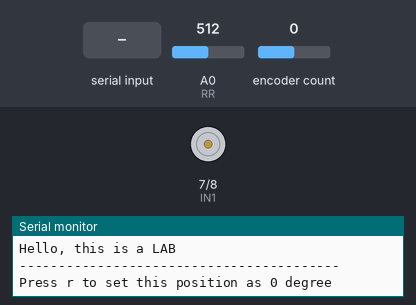
Recording of a sketch running on a simulated Arduino Uno, built with avr-gcc and run on an emulated ATmega328P. On the bench: motor-driver pin pairs drawn as motors (green arrow = first pin HIGH = forward, orange = second pin HIGH = backward, longer = more drive, scaled by the enable pin), the last lines printed to the serial monitor. The inputs (shaded band) are chosen by the test bench; at power-on: A0 (RR) = 512, encoder count 0.

Above: at 0.8 s.
0.9 s: "r" received over Serial
At 1.9 s:
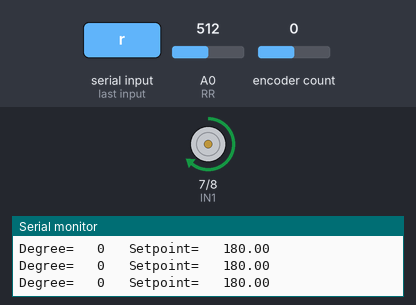
2.5 s: A0 (RR) set to 0
At 3.6 s:
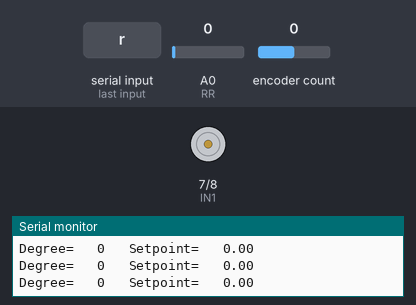
4.0 s: encoder count set to -1
At 5.0 s:
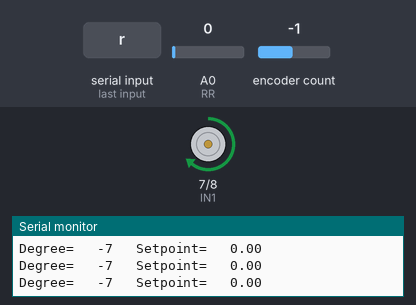
5.5 s: encoder count set to 3
At 6.1 s:
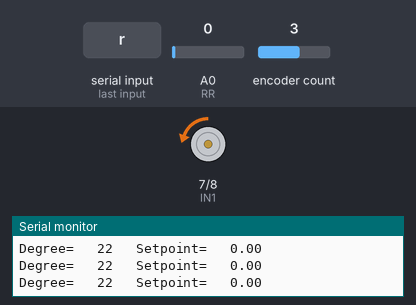
7.0 s: A0 (RR) set to 57
At 8.4 s:
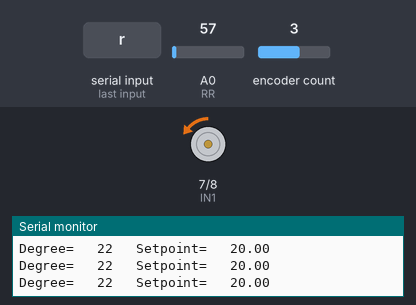
10.0 s: A0 (RR) set to 63
At 10.6 s:
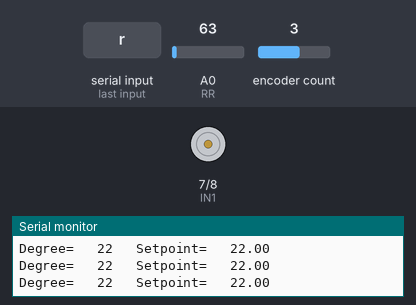
Timing chart, 0 to 13.0 s (numbered marks = the images above; inputs shaded):
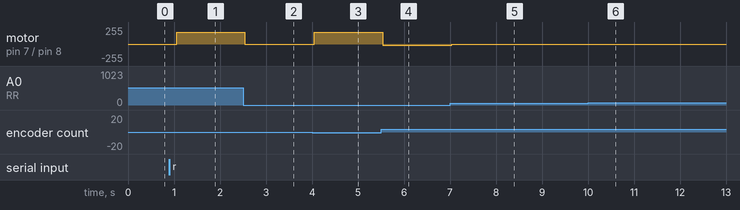

The sketch:

ControlPosition_potentiometer.ino
```cpp
#include <Encoder.h>
#define IN1 7
#define IN2 8
#define ENA 5
#define RR A0


Encoder motor(2,3); //2 interrupt pins
const int oneRev=194;
long currentPos=0;
char calibButton=0;

void setup() {
  pinMode(IN1,OUTPUT);
  pinMode(IN2,OUTPUT);
  pinMode(ENA,OUTPUT);
  pinMode(RR,INPUT);
  Serial.begin(9600);
  Serial.println("Hello, this is a LAB");
  Serial.println("-----------------------------------------");
  Serial.println("Press r to set this position as 0 degree");
  while (true)
  {
      calibButton=Serial.read();
      if (calibButton=='r')
      {
          motor.write(0);
          break;
      }
  }
  Serial.println("-----------------------------------------");
  Serial.println("Current position is set to 0 degree");
  Serial.println("-----------------------------------------");
  Serial.println("Program starts");
  Serial.println("-----------------------------------------");
}

float desiredAngle=90;
float currentAngle=0;
float error=0;
int pwmValue=100; //0 - 255 dec 0x00 - 0xFF hex
int direct=1;  //1 clockwise  //0 counter-clockwise
float Kp=1;  //controlsignal = Kp*error

int potentioMeter=0;


void loop() {
  //read value from potentiometer
potentioMeter=analogRead(RR);
//convert to degree setpoint
desiredAngle=map(potentioMeter,0,1023,0,360);

currentPos=motor.read();
currentAngle=convert_to_degree(currentPos);
//wrap angle
currentAngle=int(currentAngle)%360;
Serial.print("Degree= \t");
Serial.print(int(currentAngle));
Serial.print("\t Setpoint= \t");
Serial.println(desiredAngle);
error=desiredAngle-currentAngle;
pwmValue=Kp*error;
direct=1;

if (pwmValue<0)
{
  pwmValue=abs(pwmValue); //pwmValue is always positive 0-255
  direct=0;
}

// 30<=pwmValue <=255
if (pwmValue>255) pwmValue=255;
// no lower bound

digitalWrite(IN1, direct);
digitalWrite(IN2, !direct);
analogWrite(ENA,pwmValue);
}

float convert_to_degree(long currentPulse)
{
 // 1 rev = 194 pulses = 360 degrees
 float revolution = float(currentPulse)/float(oneRev);
 float degree = revolution*360;
 return degree;
}
```

Measured:
- after the input at 0.9 s, motor on pin 7 (IN1) / pin 8 (IN2): stopped → forward 180/255 after 0.16 s
- after the input at 2.5 s, motor on pin 7 (IN1) / pin 8 (IN2): forward 180/255 → stopped at once
- after the input at 4.0 s, motor on pin 7 (IN1) / pin 8 (IN2): stopped → forward 180/255 after 0.05 s
- after the input at 5.5 s, motor on pin 7 (IN1) / pin 8 (IN2): forward 180/255 → backward 22/255 at once
- after the input at 7.0 s, motor on pin 7 (IN1) / pin 8 (IN2): backward 22/255 → backward 2/255 at once
- after the input at 10.0 s, motor on pin 7 (IN1) / pin 8 (IN2): backward 2/255 → stopped at once
